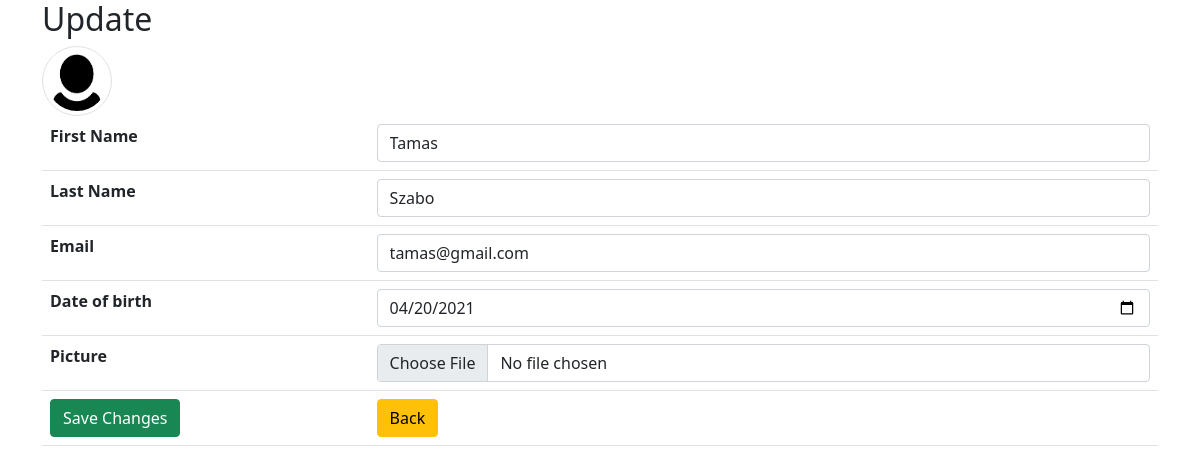
/update.php?id=4 (signed in), run on the app's committed database.
### tables this page shows
CREATE TABLE `user` (
  `id` int(11) NOT NULL,
  `name` varchar(55) DEFAULT NULL,
  `picture` varchar(255) DEFAULT NULL,
  `first_name` varchar(55) DEFAULT NULL,
  `last_name` varchar(55) DEFAULT NULL,
  `password` varchar(255) DEFAULT NULL,
  `date_of_birth` date DEFAULT NULL,
  `email` varchar(55) DEFAULT NULL,
  `image` varchar(255) DEFAULT NULL,
  `status` varchar(55) DEFAULT NULL
);

### update.php (the view, shortened to what this page needs)
<?php
require_once 'components/db_connect.php';
$backBtn = '';
if(isset($_SESSION["adm"])){
    $backBtn = "dashBoard.php";
}
if (isset($_GET['id'])) {
    $id = $_GET['id'];
    $sql = "SELECT * FROM user WHERE id = {$id}";
    $result = $connect->query($sql);
    if ($result->num_rows == 1) {
        $data = $result->fetch_assoc();
        $f_name = $data['first_name'];
        $l_name = $data['last_name'];
        $email = $data['email'];
        $date_birth = $data['date_of_birth'];
    }
}
?>
<!DOCTYPE html>
<html lang="en">
    <head>
        <?php require_once 'components/boot.php'?>
    </head>
    <body>
        <div class="container">
            <h2>Update</h2>
            <img class='img-thumbnail rounded-circle' src='pictures/<?php echo $data['picture'] ?>' alt="<?php echo $f_name ?>">
            <form  method="post" enctype="multipart/form-data">
                <table class="table">
                    <tr>
                        <th>First Name</th>
                        <td><input class="form-control" type="text"  name="first_name" placeholder ="First Name" value="<?php echo $f_name ?>"  /></td>
                    </tr>
                    <tr>
                        <th>Last Name</th>
                        <td><input class="form-control" type= "text" name="last_name"  placeholder="Last Name" value ="<?php echo $l_name ?>" /></td>
                    </tr>
                    <tr>
                        <th>Email</th>
                        <td><input class="form-control" type="email" name="email" placeholder= "Email" value= "<?php echo $email ?>" /></td>
                    </tr>
                    <tr>
                        <th>Date of birth</th>
                        <td><input class="form-control" type="date" name="date_of_birth" placeholder= "Date of birth" value= "<?php echo $date_birth ?>" /></td>
                    </tr>
                    <tr>
                        <th>Picture</th>
                        <td><input class="form-control" type="file" name="picture" /></td>
                    </tr>
                    <tr>
                        <td><button name="submit" class="btn btn-success" type= "submit">Save Changes</button></td>
                        <td><a href= "<?php echo $backBtn?>"><button class="btn btn-warning" type="button">Back</button></a></td>
                    </tr>
                </table>
            </form>
        </div>
    </body>
</html>

### update.php (style rules this page uses)
.img-thumbnail { width: 70px !important; height: 70px !important; }

### data on the page
user: picture (placeholder picture), first_name "Tamas", last_name "Szabo", email "tamas@gmail.com", date_of_birth "04/20/2021"
